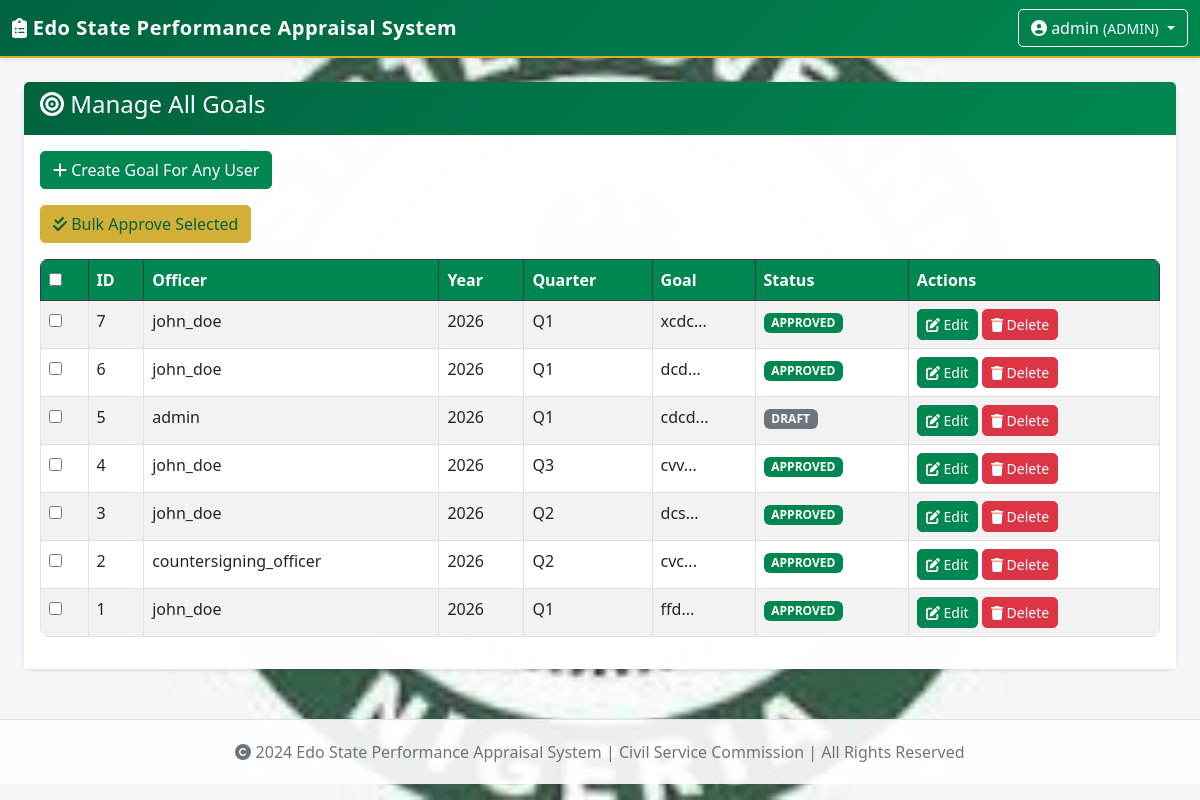
Page /quarterly/admin/manage-goals (signed in) on the committed database.
### app/models/user.py (models this page shows, shortened)
class User(UserMixin, db.Model):
    __tablename__ = 'users'
    id = db.Column(db.Integer, primary_key=True)
    username = db.Column(db.String(80), unique=True, nullable=False)
    email = db.Column(db.String(120), unique=True, nullable=False)
    password_hash = db.Column(db.String(200), nullable=False)
    role = db.Column(db.String(50), nullable=False, default='STAFF')
    is_active = db.Column(db.Boolean, default=True)
    created_at = db.Column(db.DateTime, default=datetime.utcnow)
    staff_no = db.Column(db.String(50), unique=True)
    surname = db.Column(db.String(100))
    first_name = db.Column(db.String(100))
    other_names = db.Column(db.String(200))
    title = db.Column(db.String(20))
    date_of_birth = db.Column(db.Date, nullable=True)
    date_first_appointment = db.Column(db.Date, nullable=True)
    post_appointed = db.Column(db.String(200))
    present_post = db.Column(db.String(200))
    salary_grade = db.Column(db.String(50))
    ministry = db.Column(db.String(200))  # MDA
    department = db.Column(db.String(200))  # Department
    division = db.Column(db.String(200))
    branch = db.Column(db.String(200))
    section = db.Column(db.String(200))
    def has_role(self, role):
        return self.role == role or self.role == 'ADMIN'

### app/models/quarterly_plan.py (models this page shows, shortened)
class QuarterlyGoal(db.Model):
    __tablename__ = 'quarterly_goals'
    id = db.Column(db.Integer, primary_key=True)
    user_id = db.Column(db.Integer, db.ForeignKey('users.id'), nullable=False)
    planning_year = db.Column(db.Integer, nullable=False)
    quarter = db.Column(db.Integer, nullable=False)
    goal_description = db.Column(db.Text, nullable=False)
    priority = db.Column(db.Integer, default=3)
    success_criteria = db.Column(db.Text)
    plan_status = db.Column(db.String(50), default='DRAFT')
    plan_submitted_at = db.Column(db.DateTime)
    plan_approved_at = db.Column(db.DateTime)
    plan_approved_by = db.Column(db.Integer, db.ForeignKey('users.id'))
    plan_modifications = db.Column(db.Text)
    cs_approved = db.Column(db.Boolean, default=False)
    cs_approved_at = db.Column(db.DateTime)
    cs_approved_by = db.Column(db.Integer, db.ForeignKey('users.id'))
    cs_comments = db.Column(db.Text)
    achievements = db.Column(db.Text)
    challenges = db.Column(db.Text)
    reasons_for_failure = db.Column(db.Text)
    recovery_plan = db.Column(db.Text)
    review_status = db.Column(db.String(50), default='PENDING')
    review_submitted_at = db.Column(db.DateTime)
    review_completed_at = db.Column(db.DateTime)
    review_completed_by = db.Column(db.Integer, db.ForeignKey('users.id'))
    reporting_officer_comments = db.Column(db.Text)
    further_directives = db.Column(db.Text)
    quarter_2_adjustments = db.Column(db.Text)
    cs_review_approved = db.Column(db.Boolean, default=False)
    cs_review_approved_at = db.Column(db.DateTime)
    cs_review_approved_by = db.Column(db.Integer, db.ForeignKey('users.id'))
    cs_review_comments = db.Column(db.Text)
    created_at = db.Column(db.DateTime, default=datetime.utcnow)
    updated_at = db.Column(db.DateTime, default=datetime.utcnow, onupdate=datetime.utcnow)
    user = db.relationship('User', foreign_keys=[user_id], backref='quarterly_goals')
    plan_approver = db.relationship('User', foreign_keys=[plan_approved_by], backref='approved_goals')
    cs_approver = db.relationship('User', foreign_keys=[cs_approved_by], backref='cs_approved_goals')
    cs_review_approver = db.relationship('User', foreign_keys=[cs_review_approved_by], backref='cs_reviewed_goals')
    review_completer = db.relationship('User', foreign_keys=[review_completed_by], backref='completed_reviews')

### app/quarterly/routes.py (the view)
@quarterly_bp.route('/admin/manage-goals')
@login_required
def admin_manage_goals():
    if not current_user.has_role('ADMIN'):
        flash('Unauthorized', 'danger')
        return redirect(url_for('quarterly.dashboard'))
    goals = QuarterlyGoal.query.order_by(QuarterlyGoal.id.desc()).all()
    users = User.query.all()
    return render_template('quarterly/admin_manage_goals.html', goals=goals, users=users)

### app/templates/quarterly/admin_manage_goals.html (shortened to what this page needs)
{% extends "base.html" %}
{% block content %}
<div class="container-fluid">
    <div class="card">
        <div class="card-header bg-dark text-white">
            <h4><i class="fas fa-bullseye"></i> Manage All Goals</h4>
        </div>
        <div class="card-body">
            <a href="{{ url_for('quarterly.admin_create_goal') }}" class="btn btn-success mb-3">
                <i class="fas fa-plus"></i> Create Goal For Any User
            </a>
            <form method="POST" action="{{ url_for('quarterly.admin_bulk_approve_goals') }}" id="bulkApproveForm">
                <button type="button" class="btn btn-warning mb-3" onclick="bulkApprove()">
                    <i class="fas fa-check-double"></i> Bulk Approve Selected
                </button>
                <div class="table-responsive">
                    <table class="table table-striped table-bordered">
                        <thead class="table-dark">
                            <tr>
                                <th><input type="checkbox" id="selectAll"></th>
                                <th>ID</th>
                                <th>Officer</th>
                                <th>Year</th>
                                <th>Quarter</th>
                                <th>Goal</th>
                                <th>Status</th>
                                <th>Actions</th>
                            </tr>
                        </thead>
                        <tbody>
                            {% for goal in goals %}
                            <tr>
                                <td><input type="checkbox" name="goal_ids" value="{{ goal.id }}" class="goal-checkbox"></td>
                                <td>{{ goal.id }}</td>
                                <td>{{ goal.user.username }}</td>
                                <td>{{ goal.planning_year }}</td>
                                <td>Q{{ goal.quarter }}</td>
                                <td>{{ goal.goal_description[:50] }}...</td>
                                <td>
                                    <span class="badge bg-{% if goal.plan_status == 'APPROVED' %}success{% elif goal.plan_status == 'SUBMITTED' %}warning{% else %}secondary{% endif %}">
                                        {{ goal.plan_status }}
                                    </span>
                                </td>
                                <td>
                                    <a href="{{ url_for('quarterly.admin_edit_goal', goal_id=goal.id) }}" class="btn btn-sm btn-primary">
                                        <i class="fas fa-edit"></i> Edit
                                    </a>
                                    <a href="{{ url_for('quarterly.admin_delete_goal_adv', goal_id=goal.id) }}" class="btn btn-sm btn-danger" onclick="return confirm('Delete this goal?')">
                                        <i class="fas fa-trash"></i> Delete
                                    </a>
                                </td>
                            </tr>
                            {% endfor %}
                        </tbody>
                    </table>
                </div>
            </form>
        </div>
    </div>
</div>
{% endblock %}

### app/templates/base.html (shortened to what this page needs)
<!DOCTYPE html>
<html lang="en">
<head>
    <link href="https://cdn.jsdelivr.net/npm/bootstrap@5.3.0/dist/css/bootstrap.min.css" rel="stylesheet">
    <link rel="stylesheet" href="https://cdnjs.cloudflare.com/ajax/libs/font-awesome/6.4.0/css/all.min.css">
</head>
<body>
    <nav class="navbar navbar-dark shadow-sm">
        <div class="container-fluid">
            <a class="navbar-brand" href="{{ url_for('reports.dashboard') }}">
                <i class="fas fa-clipboard-list"></i> Edo State Performance Appraisal System
            </a>
            {% if current_user.is_authenticated %}
            <div class="dropdown">
                <button class="btn btn-outline-light dropdown-toggle" type="button" data-bs-toggle="dropdown" aria-expanded="false">
                    <i class="fas fa-user-circle"></i>
                    {{ current_user.username }}
                    <small class="text-light">({{ current_user.role }})</small>
                </button>
            </div>
            {% else %}
            <a href="{{ url_for('auth.login') }}" class="btn btn-outline-light">Login</a>
            {% endif %}
        </div>
    </nav>
    <div class="container-fluid mt-4">
        {% block content %}{% endblock %}
    </div>
    <footer>
        <div class="container">
            <p class="mb-0">
                <i class="fas fa-copyright"></i> 2024 Edo State Performance Appraisal System |
                Civil Service Commission | All Rights Reserved
            </p>
        </div>
    </footer>
</body>
</html>

### rows in the picture
User: username "admin", role "ADMIN"
QuarterlyGoal: id "7", user.username "john_doe", planning_year "2026", quarter "1", goal_description "xcdc", plan_status "APPROVED"
QuarterlyGoal: id "6", user.username "john_doe", planning_year "2026", quarter "1", goal_description "dcd", plan_status "APPROVED"
QuarterlyGoal: id "5", user.username "admin", planning_year "2026", quarter "1", goal_description "cdcd", plan_status "DRAFT"
QuarterlyGoal: id "4", user.username "john_doe", planning_year "2026", quarter "3", goal_description "cvv", plan_status "APPROVED"
QuarterlyGoal: id "3", user.username "john_doe", planning_year "2026", quarter "2", goal_description "dcs", plan_status "APPROVED"
QuarterlyGoal: id "2", user.username "countersigning_officer", planning_year "2026", quarter "2", goal_description "cvc", plan_status "APPROVED"
QuarterlyGoal: id "1", user.username "john_doe", planning_year "2026", quarter "1", goal_description "ffd", plan_status "APPROVED"
